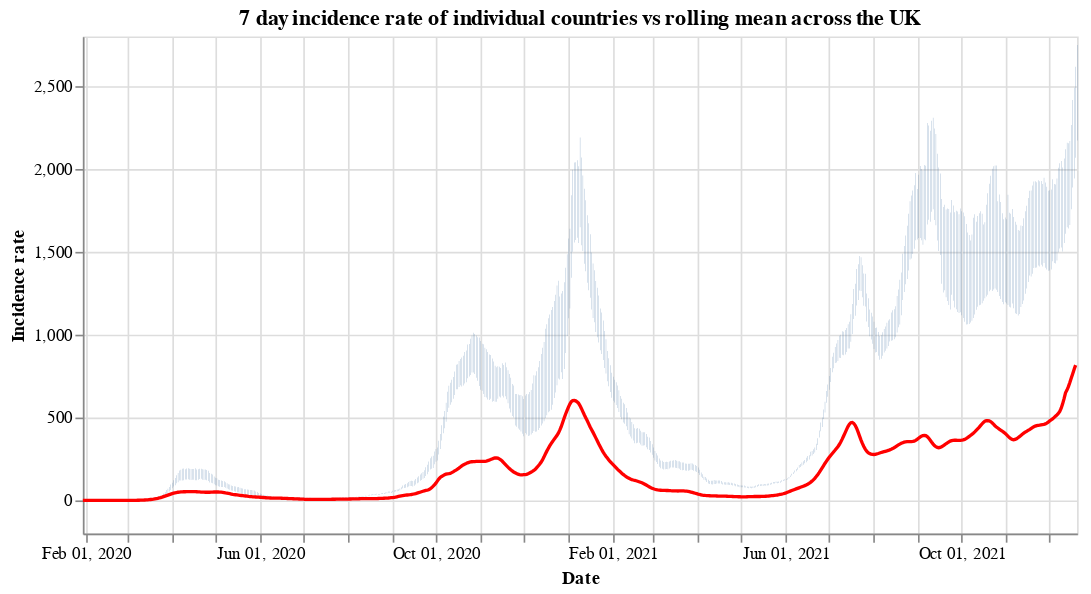

Notebook code for this chart:
### Code cell
#collapse
countries = uk_cases['areaName'].unique()
countries.sort()

selection = alt.selection_single(
    name='Select',
    fields=['areaName'],
    init={'areaName': 'Wales'},
    bind={'areaName': alt.binding_select(options=countries)}
)

# scatter plot, modify opacity based on selection
bars = alt.Chart(uk_cases).mark_bar().add_selection(
    selection
).encode(
    x=alt.X("yearmonthdate(date):T", axis=alt.Axis(title='Date')),
    y=alt.Y("weeklyCasesRate:Q", axis=alt.Axis(title='Incidence rate')),
    tooltip='weeklyCasesRate:Q',
    opacity=alt.condition(selection, alt.value(1), alt.value(0))
).properties(title=f'7 day incidence rate of individual countries vs rolling mean across the UK', width=600)

line = alt.Chart(overview_cases).mark_line(
    color='red',
    size=2,
).transform_window(
    rolling_mean='mean(weeklyCasesRate)',
    frame=[0, 7]
).encode(
    x='yearmonthdate(date):T',
    y='rolling_mean:Q'
)

alt.layer(bars, line)

### Figure 1 — Vega-Lite specification as saved in the notebook (floating-point values rounded to 4 significant figures; data arrays with more than 128 entries replaced by an {"elided": "..."} marker saying what was removed)
{"config": {"view": {"continuousWidth": 400, "continuousHeight": 300}}, "layer": [{"data": {"name": "data-397debf06cbb8caf6428124769cda36f"}, "mark": "bar", "encoding": {"opacity": {"condition": {"value": 1, "selection": "Select"}, "value": 0}, "tooltip": {"type": "quantitative", "field": "weeklyCasesRate"}, "x": {"type": "temporal", "axis": {"title": "Date"}, "field": "date", "timeUnit": "yearmonthdate"}, "y": {"type": "quantitative", "axis": {"title": "Incidence rate"}, "field": "weeklyCasesRate"}}, "selection": {"Select": {"type": "single", "fields": ["areaName"], "init": {"areaName": "Wales"}, "bind": {"areaName": {"input": "select", "options": ["England", "Northern Ireland", "Scotland", "Wales"]}}}}, "title": "7 day incidence rate of individual countries vs rolling mean across the UK", "width": 600}, {"data": {"name": "data-cc0979d8ebd95a20612609b6b7642390"}, "mark": {"type": "line", "color": "red", "size": 2}, "encoding": {"x": {"type": "temporal", "field": "date", "timeUnit": "yearmonthdate"}, "y": {"type": "quantitative", "field": "rolling_mean"}}, "transform": [{"window": [{"op": "mean", "field": "weeklyCasesRate", "as": "rolling_mean"}], "frame": [0, 7]}]}], "$schema": "https://vega.github.io/schema/vega-lite/v4.8.1.json", "datasets": {"data-397debf06cbb8caf6428124769cda36f": {"elided": "2668 records"}, "data-cc0979d8ebd95a20612609b6b7642390": {"elided": "690 records"}}}
